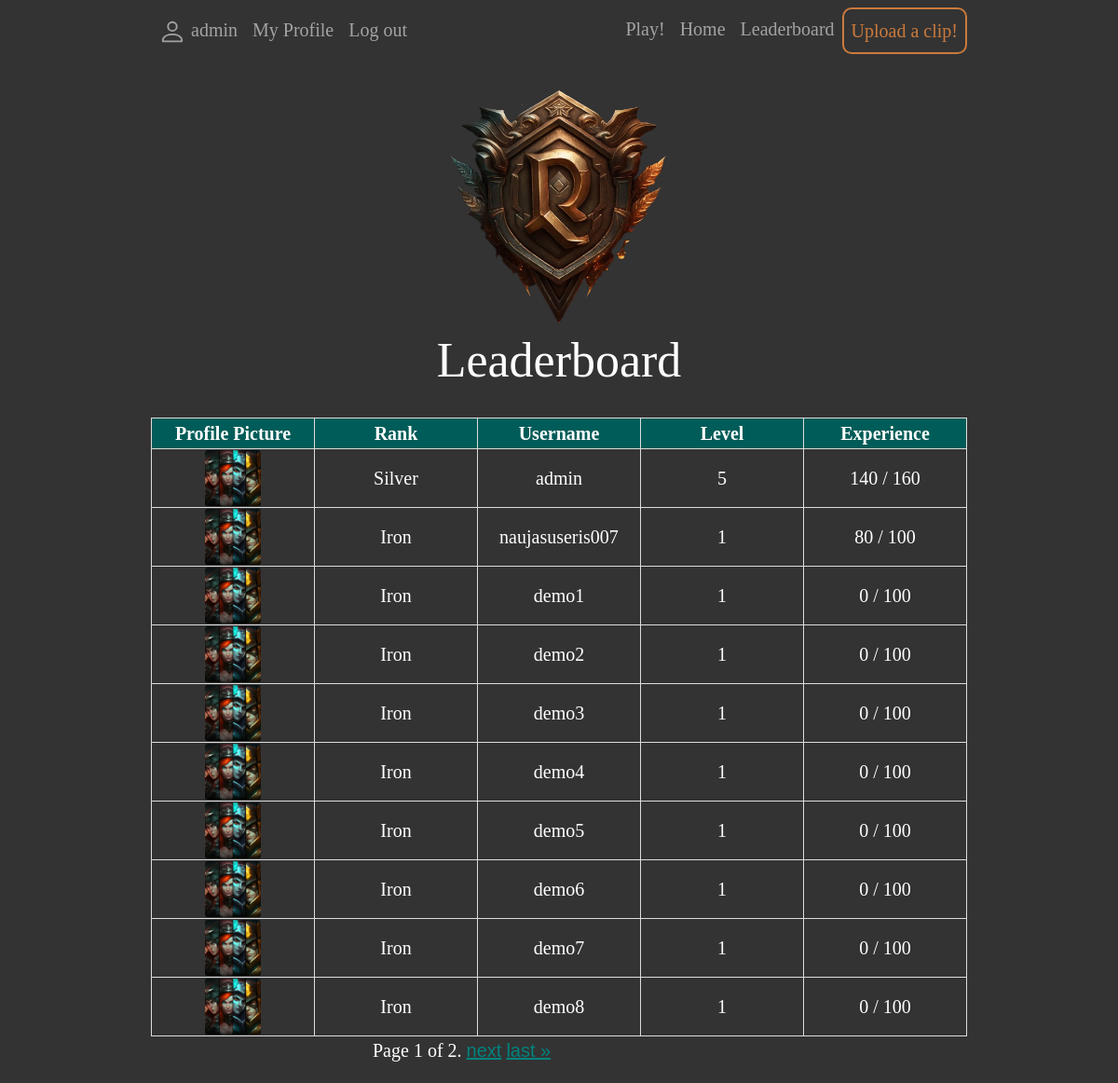
Page /leaderboard/ (signed in) on the committed database.
### guesser/models.py (models this page shows, shortened)
class Profile(models.Model):
    user = models.OneToOneField(User, on_delete=models.CASCADE)
    profile_pic = models.ImageField(default="default.png", upload_to="profile_pics")
    exp_points = models.IntegerField(default=0)
    experience_needed = models.IntegerField(default=100)
    level = models.IntegerField(default=1)
    rank = models.CharField(max_length=20, default='Iron')

### guesser/views.py (the view)
# urls.py: path('leaderboard/', views.leaderboard, name='leaderboard'),
def leaderboard(request):
    profiles = Profile.objects.order_by('-level', '-exp_points')
    paginator = Paginator(profiles, 10)
    page_number = request.GET.get('page')
    page_obj = paginator.get_page(page_number)
    return render(request, 'leaderboard.html', {'page_obj': page_obj})

### guesser/templates/leaderboard.html (shortened to what this page needs)
{% extends "base.html" %}
{% block content %}
<img style="width: 270px; height: auto;" src="/media/logo.png">
<h2>Leaderboard</h2>
{% if page_obj %}
<div style="max-width: 1500px; min-width: 600px; margin: 0 auto; text-align: center;">
  <table class="leaderboard-table">
    <thead>
      <tr>
        <th>Profile Picture</th>
        <th>Rank</th>
        <th>Username</th>
        <th>Level</th>
        <th>Experience</th>
      </tr>
    </thead>
    <tbody>
      {% for profile in page_obj %}
        <tr>
          <td><img class="profile-pic" src="{{ profile.profile_pic.url }}" alt="{{ profile.user.username }}"></td>
          <td>{{ profile.rank }}</td>
          <td>{{ profile.user.username }}</td>
          <td>{{ profile.level }}</td>
          <td>{{ profile.exp_points }} / {{ profile.experience_needed }}</td>
        </tr>
      {% endfor %}
    </tbody>
  </table>
</div>
<div class="pagination" style="max-width: 400px; margin: 0 auto; text-align: center;">
  <span class="step-links">
    <span class="current-page">
      Page {{ page_obj.number }} of {{ page_obj.paginator.num_pages }}.
    </span>
    {% if page_obj.has_next %}
      <a class="link-url" href="?page={{ page_obj.next_page_number }}">next</a>
      <a class="link-url" href="?page={{ page_obj.paginator.num_pages }}">last &raquo;</a>
    {% endif %}
  </span>
</div>
{% endif %}
{% endblock %}

### guesser/templates/base.html (shortened to what this page needs)
<!DOCTYPE html>
<html lang="en">
<head>
{% load static %}
    <link href="//db.onlinewebfonts.com/c/12420e8c141ca7c3dff41de2d59df13e?family=BeaufortforLOL-Bold" rel="stylesheet" type="text/css"/>
    <link href="https://cdn.jsdelivr.net/npm/bootstrap@5.2.3/dist/css/bootstrap.min.css" rel="stylesheet">
    <link rel="stylesheet" href="{% static 'css/styles.css' %}">
</head>
<body>
<div>
      <nav class="navbar navbar-expand-lg navbar-dark">
  <div class="container">
    <div class="collapse navbar-collapse" id="navbarNav">
      <ul class="navbar-nav ml-auto">
                  {% if user.is_authenticated %}
            <li class="nav-item"><a class="nav-link" href="{% url 'profile' %}">
            {{ user.get_username }}</a></li>
            <li class="nav-item"><a class="nav-link" href="{% url 'profile' %}">My Profile</a></li>
            <li class="nav-item"><a class="nav-link" href="{% url 'logout'%}?next=/accounts/logout">Log out</a></li>
          {% else %}
            <li class="nav-item"><a class="nav-link" href="{% url 'login'%}?next={{request.path}}">Sign in</a></li>
            <li class="nav-item"><a class="nav-link" href="{% url 'register' %}">Register</a></li>
          {% endif %}
      </ul>
      <ul class="navbar-nav ms-auto">
           {% if user.is_authenticated %}
           <li class="nav-item">
          <a class="nav-link" href="{% url 'guess' %}">Play!</a>
        </li>
          {% endif %}
        <li class="nav-item">
          <a class="nav-link" href="{% url 'index' %}">Home</a>
        </li>
          <li class="nav-item"><a class="nav-link" href="{% url 'leaderboard' %}">Leaderboard</a></li>
            <li class="nav-item"><a class="nav-link" style="color: #cb7a3c; border: solid 2px; border-radius: 10px;" href="{% url 'upload' %}">Upload a clip!</a></li>
      </ul>
    </div>
  </div>
</nav>
    <div class="container">
        {% block content %}
        {% endblock %}
    </div>
</div>
</body>
</html>

### guesser/static/css/styles.css (style rules this page uses)
body { background-color: #333333; color: #fff; font-family: BeaufortforLOL-Bold; font-size: 20px; }
body:before { display: none; }
.link-url { font-family:arial; color: #00837e; }
.container { max-width: 900px; margin: 0 auto; text-align: center; padding-bottom: 20px; }
h2 { font-size: 52px; margin-bottom: 30px; }

### guesser/templates/leaderboard.html (style rules this page uses)
.leaderboard-table { width: 100%; border-collapse: collapse; table-layout: fixed; }
.leaderboard-table th, .leaderboard-table td { text-align: center; border: 1px solid #ddd; }
.leaderboard-table th { font-weight: bold; background-color: #005c58; color: #fff; }
.profile-pic { height: 60px; border-radius: 5%; border: none; }

### rows in the picture
Profile: profile_pic (placeholder picture), rank "Silver", user.username "admin", level "5", exp_points "140", experience_needed "160"
Profile: profile_pic (placeholder picture), rank "Iron", user.username "naujasuseris007", level "1", exp_points "80", experience_needed "100"
Profile: profile_pic (placeholder picture), rank "Iron", user.username "demo1", level "1", exp_points "0", experience_needed "100"
Profile: profile_pic (placeholder picture), rank "Iron", user.username "demo2", level "1", exp_points "0", experience_needed "100"
Profile: profile_pic (placeholder picture), rank "Iron", user.username "demo3", level "1", exp_points "0", experience_needed "100"
Profile: profile_pic (placeholder picture), rank "Iron", user.username "demo4", level "1", exp_points "0", experience_needed "100"
Profile: profile_pic (placeholder picture), rank "Iron", user.username "demo5", level "1", exp_points "0", experience_needed "100"
Profile: profile_pic (placeholder picture), rank "Iron", user.username "demo6", level "1", exp_points "0", experience_needed "100"
Profile: profile_pic (placeholder picture), rank "Iron", user.username "demo7", level "1", exp_points "0", experience_needed "100"
Profile: profile_pic (placeholder picture), rank "Iron", user.username "demo8", level "1", exp_points "0", experience_needed "100"

### other values in the picture
{{ user.get_username }} "admin"
{{ page_obj.number }} "1"
{{ page_obj.paginator.num_pages }} "2"
